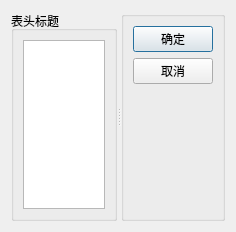
<?xml version="1.0" encoding="UTF-8"?>
<ui version="4.0">
 <class>HeaderDialog</class>
 <widget class="QDialog" name="HeaderDialog">
  <property name="geometry">
   <rect>
    <x>0</x>
    <y>0</y>
    <width>236</width>
    <height>232</height>
   </rect>
  </property>
  <property name="windowTitle">
   <string>Dialog</string>
  </property>
  <layout class="QHBoxLayout" name="horizontalLayout">
   <item>
    <widget class="QSplitter" name="splitter">
     <property name="orientation">
      <enum>Qt::Horizontal</enum>
     </property>
     <widget class="QGroupBox" name="groupBox">
      <property name="title">
       <string>表头标题</string>
      </property>
      <layout class="QVBoxLayout" name="verticalLayout">
       <item>
        <widget class="QListView" name="listView"/>
       </item>
      </layout>
     </widget>
     <widget class="QGroupBox" name="groupBox_2">
      <property name="title">
       <string/>
      </property>
      <layout class="QVBoxLayout" name="verticalLayout_2">
       <item>
        <widget class="QPushButton" name="btnOk">
         <property name="text">
          <string>确定</string>
         </property>
         <property name="default">
          <bool>true</bool>
         </property>
        </widget>
       </item>
       <item>
        <widget class="QPushButton" name="btnCancel">
         <property name="text">
          <string>取消</string>
         </property>
        </widget>
       </item>
       <item>
        <spacer name="verticalSpacer">
         <property name="orientation">
          <enum>Qt::Vertical</enum>
         </property>
         <property name="sizeHint" stdset="0">
          <size>
           <width>20</width>
           <height>40</height>
          </size>
         </property>
        </spacer>
       </item>
      </layout>
     </widget>
    </widget>
   </item>
  </layout>
 </widget>
 <resources/>
 <connections>
  <connection>
   <sender>btnOk</sender>
   <signal>clicked()</signal>
   <receiver>HeaderDialog</receiver>
   <slot>accept()</slot>
   <hints>
    <hint type="sourcelabel">
     <x>179</x>
     <y>30</y>
    </hint>
    <hint type="destinationlabel">
     <x>117</x>
     <y>115</y>
    </hint>
   </hints>
  </connection>
  <connection>
   <sender>btnCancel</sender>
   <signal>clicked()</signal>
   <receiver>HeaderDialog</receiver>
   <slot>reject()</slot>
   <hints>
    <hint type="sourcelabel">
     <x>179</x>
     <y>59</y>
    </hint>
    <hint type="destinationlabel">
     <x>117</x>
     <y>115</y>
    </hint>
   </hints>
  </connection>
 </connections>
</ui>
